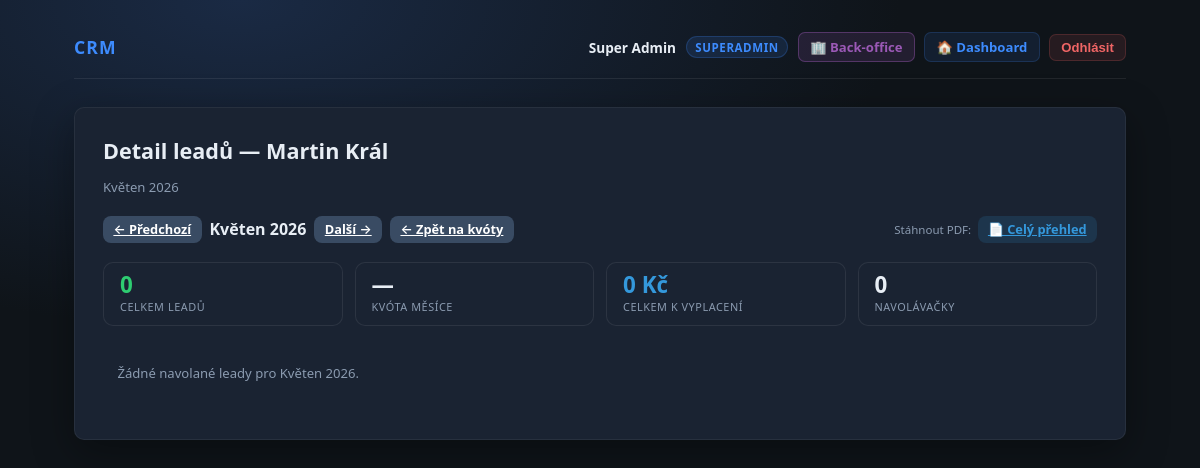
The app's page /admin/oz-targets/detail?oz_id=6&year=2026&month=5 (signed in) with its own data.
### tables this page shows
CREATE TABLE `users` (
  `id` BIGINT UNSIGNED NOT NULL AUTO_INCREMENT,
  `jmeno` VARCHAR(255) NOT NULL,
  `email` VARCHAR(255) NOT NULL,
  `heslo_hash` VARCHAR(255) NOT NULL COMMENT 'password_hash(..., PASSWORD_ARGON2ID)',
  `role` ENUM('superadmin','majitel','navolavacka','obchodak','backoffice') NOT NULL,
  `primary_region` VARCHAR(64) NULL DEFAULT NULL COMMENT 'Preferovaný region obchodáka',
  `aktivni` TINYINT(1) NOT NULL DEFAULT 1 COMMENT '1 aktivní, 0 deaktivovaný účet',
  `totp_secret` VARBINARY(512) NULL DEFAULT NULL COMMENT 'Secret TOTP (doporučeno šifrovat v aplikaci)',
  `totp_enabled` TINYINT(1) NOT NULL DEFAULT 0,
  `must_change_password` TINYINT(1) NOT NULL DEFAULT 0 COMMENT 'Nucená změna hesla při prvním přihlášení',
  `created_at` DATETIME(3) NOT NULL DEFAULT CURRENT_TIMESTAMP(3),
  `deactivated_at` DATETIME(3) NULL DEFAULT NULL,
  `created_by` BIGINT UNSIGNED NULL DEFAULT NULL COMMENT 'Kdo uživatele založil',
  PRIMARY KEY (`id`),
  UNIQUE KEY `uk_users_email` (`email`),
  KEY `idx_users_role_aktivni` (`role`, `aktivni`),
  KEY `idx_users_primary_region` (`primary_region`),
  KEY `idx_users_created_by` (`created_by`),
  CONSTRAINT `fk_users_created_by` FOREIGN KEY (`created_by`) REFERENCES `users` (`id`) ON DELETE SET NULL
);

### app/controllers/AdminOzTargetsController.php (called while the page is built, shortened)
<?php
final class AdminOzTargetsController
{
    public function getDetail(): void
    {
        $user = crm_require_user($this->pdo);
        $ozId  = (int) ($_GET['oz_id'] ?? 0);
        $year  = max(2024, min(2030, (int) ($_GET['year']  ?? date('Y'))));
        $month = max(1,    min(12,   (int) ($_GET['month'] ?? date('n'))));
        [$oz, $targets, $contacts, $byCaller, $rewardPerWin] =
            $this->loadDetailData($ozId, $year, $month);
        require dirname(__DIR__) . '/views/admin/oz_targets_detail.php';
        $content = (string) ob_get_clean();
        require dirname(__DIR__) . '/views/layout/base.php';
    }
    private function loadDetailData(int $ozId, int $year, int $month): array
    {
        $ozStmt = $this->pdo->prepare(
            "SELECT id, jmeno FROM users WHERE id = :id AND role = 'obchodak'"
        );
        $ozStmt->execute(['id' => $ozId]);
        $oz = $ozStmt->fetch(PDO::FETCH_ASSOC);
        $tgtStmt = $this->pdo->prepare(
            'SELECT region, target_count FROM oz_targets
             WHERE user_id = :uid AND year = :y AND month = :m'
        );
        $tgtStmt->execute(['uid' => $ozId, 'y' => $year, 'm' => $month]);
        $targets = [];
        foreach ($tgtStmt->fetchAll(PDO::FETCH_ASSOC) as $row) {
            $targets[(string) $row['region']] = (int) $row['target_count'];
        }
        $cStmt = $this->pdo->prepare(
            "SELECT c.id, c.firma, c.telefon, c.region, c.datum_volani, c.poznamka,
                    u.id AS caller_id, u.jmeno AS caller_name,
                    CASE WHEN f.id IS NOT NULL THEN 1 ELSE 0 END AS flagged,
                    COALESCE(f.reason, '') AS flag_reason,
                    f.flagged_at
             FROM contacts c
             LEFT JOIN users u ON u.id = c.assigned_caller_id
             LEFT JOIN contact_oz_flags f ON f.contact_id = c.id AND f.oz_id = :oz_id
             WHERE c.stav = 'CALLED_OK'
               AND c.assigned_sales_id = :oz_id2
               AND YEAR(c.datum_volani) = :y
               AND MONTH(c.datum_volani) = :m
             ORDER BY u.jmeno ASC, c.region ASC, c.datum_volani ASC"
        );
        $cStmt->execute(['oz_id' => $ozId, 'oz_id2' => $ozId, 'y' => $year, 'm' => $month]);
        $contacts = $cStmt->fetchAll(PDO::FETCH_ASSOC) ?: [];
        $byCaller = [];
        $rewardRow = $this->pdo->query(
            'SELECT amount_czk FROM caller_rewards_config
             WHERE valid_from <= CURDATE() AND (valid_to IS NULL OR valid_to >= CURDATE())
             ORDER BY valid_from DESC LIMIT 1'
        );
        $rewardPerWin = $rewardRow ? (float) ($rewardRow->fetchColumn() ?: 0) : 0.0;
        return [$oz, $targets, $contacts, $byCaller, $rewardPerWin];
    }
    private function ensureTable(): void
    {
        $this->pdo->exec(
            "CREATE TABLE IF NOT EXISTS `oz_targets` (
              `id`           BIGINT UNSIGNED NOT NULL AUTO_INCREMENT,
              `user_id`      INT UNSIGNED NOT NULL,
              `region`       VARCHAR(64) NOT NULL DEFAULT '',
              `target_count` INT UNSIGNED NOT NULL DEFAULT 0,
              `year`         SMALLINT UNSIGNED NOT NULL,
              `month`        TINYINT UNSIGNED NOT NULL,
              `created_at`   DATETIME(3) NOT NULL DEFAULT CURRENT_TIMESTAMP(3),
              PRIMARY KEY (`id`),
              UNIQUE KEY `uq_oz_targets` (`user_id`, `region`, `year`, `month`)
            ) ENGINE=InnoDB DEFAULT CHARSET=utf8mb4 COLLATE=utf8mb4_unicode_ci"
        );
    }
    private function ensureFlagsTable(): void
    {
        $this->pdo->exec(
            "CREATE TABLE IF NOT EXISTS `contact_oz_flags` (
              `id`         BIGINT UNSIGNED NOT NULL AUTO_INCREMENT,
              `contact_id` BIGINT UNSIGNED NOT NULL,
              `oz_id`      INT UNSIGNED NOT NULL,
              `reason`     VARCHAR(500) NOT NULL DEFAULT '',
              `flagged_at` DATETIME(3) NOT NULL DEFAULT CURRENT_TIMESTAMP(3),
              PRIMARY KEY (`id`),
              UNIQUE KEY `uq_flag` (`contact_id`, `oz_id`)
            ) ENGINE=InnoDB DEFAULT CHARSET=utf8mb4 COLLATE=utf8mb4_unicode_ci"
        );
    }
}

### public/index.php (called while the page is built, shortened)
<?php
require_once dirname(__DIR__) . DIRECTORY_SEPARATOR . 'app' . DIRECTORY_SEPARATOR . 'bootstrap.php';
require_once dirname(__DIR__) . DIRECTORY_SEPARATOR . 'app' . DIRECTORY_SEPARATOR . 'controllers' . DIRECTORY_SEPARATOR . 'AdminOzTargetsController.php';
require_once dirname(__DIR__) . DIRECTORY_SEPARATOR . 'app' . DIRECTORY_SEPARATOR . 'Router.php';
$method = strtoupper((string) ($_SERVER['REQUEST_METHOD'] ?? 'GET'));
$path = crm_request_uri_path();
$pdo = crm_pdo();
$router = new Router($pdo);
$router->dispatch($method, $path);

### app/bootstrap.php (called while the page is built, shortened)
<?php
require_once __DIR__ . DIRECTORY_SEPARATOR . 'helpers' . DIRECTORY_SEPARATOR . 'session.php';
require_once __DIR__ . DIRECTORY_SEPARATOR . 'helpers' . DIRECTORY_SEPARATOR . 'auth.php';
require_once __DIR__ . DIRECTORY_SEPARATOR . 'helpers' . DIRECTORY_SEPARATOR . 'url.php';
if (!function_exists('crm_h')) {
    function crm_h(?string $s): string
    {
        return htmlspecialchars($s, ENT_QUOTES | ENT_SUBSTITUTE, 'UTF-8');
    }
}

### app/helpers/url.php (called while the page is built, shortened)
<?php
function crm_url(string $path): string
{
    $scriptName = (string) ($_SERVER['SCRIPT_NAME'] ?? '/index.php');
    $dir = str_replace('\\', '/', dirname($scriptName));
    if ($dir === '/' || $dir === '.') {
        return $path;
    }
    return rtrim($dir, '/') . $path;
}

### app/helpers/auth.php (called while the page is built, shortened)
<?php
require_once __DIR__ . DIRECTORY_SEPARATOR . 'session.php';
if (!function_exists('crm_auth_strip_sensitive')) {
    function crm_auth_strip_sensitive(array $user): array
    {
        unset($user['heslo_hash'], $user['totp_secret']);
        return $user;
    }
}
if (!function_exists('crm_auth_user_by_id')) {
    function crm_auth_user_by_id(PDO $pdo, int $id): ?array
    {
        $stmt = $pdo->prepare(
            'SELECT * FROM users WHERE id = :id AND aktivni = 1 LIMIT 1'
        );
        $stmt->execute(['id' => $id]);
        $row = $stmt->fetch();
        return is_array($row) ? $row : null;
    }
}
if (!function_exists('crm_auth_user_id')) {
    function crm_auth_user_id(): ?int
    {
        $id = (int) $_SESSION[CRM_SESSION_USER_ID];
        return $id > 0 ? $id : null;
    }
}
if (!function_exists('crm_auth_current_user')) {
    function crm_auth_current_user(PDO $pdo): ?array
    {
        $id = crm_auth_user_id();
        $user = crm_auth_user_by_id($pdo, $id);
        return crm_auth_strip_sensitive($user);
    }
}

### app/helpers/middleware.php (called while the page is built, shortened)
<?php
require_once __DIR__ . DIRECTORY_SEPARATOR . 'auth.php';
require_once __DIR__ . DIRECTORY_SEPARATOR . 'url.php';
if (!function_exists('crm_require_user')) {
    function crm_require_user(PDO $pdo): array
    {
        $user = crm_auth_current_user($pdo);
        return $user;
    }
}

### app/helpers/session.php (called while the page is built, shortened)
<?php
if (!function_exists('crm_session_is_https')) {
    function crm_session_is_https(): bool
    {
        return ((int) ($_SERVER['SERVER_PORT'] ?? 0)) === 443;
    }
}
if (!function_exists('crm_session_start')) {
    function crm_session_start(): void
    {
        if (session_status() === PHP_SESSION_ACTIVE) {
            return;
        }
        $secure = crm_session_is_https();
        $params = [
            'lifetime' => CRM_SESSION_LIFETIME,
            'path' => '/',
            'domain' => '',
            'secure' => $secure,
            'httponly' => true,
            'samesite' => 'Lax',
        ];
    }
}

### app/views/admin/oz_targets_detail.php (the view, shortened to what this page needs)
<?php
$monthNames = ['', 'Leden','Únor','Březen','Duben','Květen','Červen',
               'Červenec','Srpen','Září','Říjen','Listopad','Prosinec'];
$totalContacts = count($contacts);
$totalFlagged  = count(array_filter($contacts, fn($c) => (int)($c['flagged'] ?? 0) === 1));
$totalValid    = $totalContacts - $totalFlagged;
$totalTarget   = array_sum($targets);
$totalPayout   = $totalValid * $rewardPerWin;
?>
<section class="card">
    <div class="ozd-header">
        <h1>Detail leadů — <?= crm_h((string) $oz['jmeno']) ?></h1>
        <p class="ozd-subtitle"><?= crm_h($monthNames[$month] . ' ' . $year) ?></p>
    </div>
    <div class="ozd-toolbar">
        <?php
        $prevMonth = $month - 1; $prevYear = $year;
        $nextMonth = $month + 1; $nextYear = $year;
        $detailBase = '/admin/oz-targets/detail?oz_id=' . (int)$oz['id'];
        ?>
        <a href="<?= crm_h(crm_url($detailBase . '&year=' . $prevYear . '&month=' . $prevMonth)) ?>"
           class="btn btn-secondary btn-sm">← Předchozí</a>
        <strong style="align-self:center;"><?= crm_h($monthNames[$month] . ' ' . $year) ?></strong>
        <a href="<?= crm_h(crm_url($detailBase . '&year=' . $nextYear . '&month=' . $nextMonth)) ?>"
           class="btn btn-secondary btn-sm">Další →</a>
        <a href="<?= crm_h(crm_url('/admin/oz-targets?year=' . $year . '&month=' . $month)) ?>"
           class="btn btn-secondary btn-sm">← Zpět na kvóty</a>
        <?php
        $printBase = crm_url('/admin/oz-targets/print?oz_id=' . (int)$oz['id'] . '&year=' . $year . '&month=' . $month);
        ?>
        <div style="margin-left:auto;display:flex;gap:0.4rem;flex-wrap:wrap;align-items:center;">
            <span style="font-size:0.72rem;color:var(--muted);">Stáhnout PDF:</span>
            <a href="<?= crm_h($printBase) ?>"
               target="_blank"
               class="btn btn-secondary btn-sm" style="background:rgba(52,152,219,0.15);border-color:rgba(52,152,219,0.3);color:#3498db;">
                📄 Celý přehled
            </a>
        </div>
    </div>
    <div class="ozd-summary">
        <div class="ozd-scard">
            <div class="ozd-scard__val ozd-scard__val--green"><?= $totalContacts ?></div>
            <div class="ozd-scard__lbl">Celkem leadů</div>
        </div>
        <div class="ozd-scard">
            <div class="ozd-scard__val"><?= $totalTarget > 0 ? $totalTarget : '—' ?></div>
            <div class="ozd-scard__lbl">Kvóta měsíce</div>
        </div>
        <?php if ($rewardPerWin > 0) { ?>
        <div class="ozd-scard">
            <div class="ozd-scard__val ozd-scard__val--blue"><?= number_format($totalPayout, 0, ',', ' ') ?> Kč</div>
            <div class="ozd-scard__lbl">Celkem k vyplacení</div>
        </div>
        <?php } ?>
        <div class="ozd-scard">
            <div class="ozd-scard__val"><?= count($byCaller) ?></div>
            <div class="ozd-scard__lbl">Navolávačky</div>
        </div>
    </div>
    <?php if ($byCaller === []) { ?>
        <p class="ozd-no-contacts">Žádné navolané leady pro <?= crm_h($monthNames[$month] . ' ' . $year) ?>.</p>
    <?php } ?>
</section>

### app/Router.php (shortened to what this page needs)
<?php
require_once __DIR__ . DIRECTORY_SEPARATOR . 'helpers' . DIRECTORY_SEPARATOR . 'middleware.php';
final class Router
{
    public function dispatch(string $method, string $path): void
    {
        foreach (self::routes() as $route) {
            if ($route['method'] !== $method || $route['path'] !== $path) {
                continue;
            }
            if (!empty($route['auth'])) {
                $user = crm_require_user($this->pdo);
            }
            $handler = $route['handler'];
            $action = $handler[1];
            $controller = new $class($this->pdo);
            $controller->{$action}();
            return;
        }
    }
}

### app/views/layout/base.php (shortened to what this page needs)
<!DOCTYPE html>
<html lang="cs">
<head>
    <link rel="stylesheet" href="<?= crm_h(crm_url('/assets/css/app.css')) ?>">
</head>
<body>
<div class="layout">
    <header class="header">
        <div class="header-left">
            <span class="logo">CRM</span>
        </div>
        <?php if (!empty($user)) {
            $_roleLabels = [
                'navolavacka' => 'Navolávačka',
                'cisticka'    => 'Čistička',
                'obchodak'    => 'Obchodák',
                'backoffice'  => 'Backoffice',
                'majitel'     => 'Majitel',
                'superadmin'  => 'Superadmin',
            ];
            $_roleLabel   = $_roleLabels[$user['role'] ?? ''] ?? ($user['role'] ?? '');
        ?>
        <div class="header-right">
            <span class="header-user">
                <strong><?= crm_h((string) ($user['jmeno'] ?? '')) ?></strong>
            </span>
            <span class="header-role-badge"><?= crm_h($_roleLabel) ?></span>
            <?php if (in_array(($user['role'] ?? ''), ['backoffice', 'majitel', 'superadmin'], true)) { ?>
            <a href="<?= crm_h(crm_url('/bo')) ?>" class="header-dash-btn"
               style="background:rgba(155,89,182,0.15);color:#9b59b6;border:1px solid rgba(155,89,182,0.4);">
                🏢 Back-office
            </a>
            <?php } ?>
            <a href="<?= crm_h(crm_url('/dashboard')) ?>" class="header-dash-btn">🏠 Dashboard</a>
            <form method="post" action="<?= crm_h(crm_url('/logout')) ?>"
                  class="header-logout-form">
                <button type="submit" class="header-logout-btn">Odhlásit</button>
            </form>
        </div>
        <?php } ?>
    </header>
    <main class="main">
        <?= $content ?>
    </main>
</div>
</body>
</html>

### records on screen
users: jmeno "Super Admin", role "SUPERADMIN"
users: jmeno "Martin Král"

### other values on screen
$totalContacts "0"
$totalPayout "0"
count($byCaller) "0"
